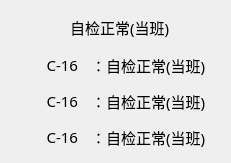
   <widget class="QWidget" name="verticalLayoutWidget_8">
    <property name="geometry">
     <rect>
      <x>1120</x>
      <y>880</y>
      <width>231</width>
      <height>161</height>
     </rect>
    </property>
    <layout class="QVBoxLayout" name="verticalLayout_15">
     <item>
      <layout class="QHBoxLayout" name="horizontalLayout_57">
       <item>
        <spacer name="horizontalSpacer_12">
         <property name="orientation">
          <enum>Qt::Horizontal</enum>
         </property>
         <property name="sizeHint" stdset="0">
          <size>
           <width>40</width>
           <height>20</height>
          </size>
         </property>
        </spacer>
       </item>
       <item>
        <widget class="QLabel" name="label_209">
         <property name="minimumSize">
          <size>
           <width>33</width>
           <height>33</height>
          </size>
         </property>
         <property name="maximumSize">
          <size>
           <width>33</width>
           <height>33</height>
          </size>
         </property>
         <property name="styleSheet">
          <string notr="true">border-image: url(:/img/false.png);</string>
         </property>
         <property name="text">
          <string/>
         </property>
        </widget>
       </item>
       <item>
        <widget class="QLabel" name="label_110">
         <property name="minimumSize">
          <size>
           <width>150</width>
           <height>30</height>
          </size>
         </property>
         <property name="maximumSize">
          <size>
           <width>150</width>
           <height>30</height>
          </size>
         </property>
         <property name="font">
          <font>
           <family>宋体</family>
           <pointsize>11</pointsize>
          </font>
         </property>
         <property name="text">
          <string>自检正常(当班)</string>
         </property>
        </widget>
       </item>
      </layout>
     </item>
     <item>
      <spacer name="verticalSpacer_19">
       <property name="orientation">
        <enum>Qt::Vertical</enum>
       </property>
       <property name="sizeHint" stdset="0">
        <size>
         <width>20</width>
         <height>40</height>
        </size>
       </property>
      </spacer>
     </item>
     <item>
      <layout class="QHBoxLayout" name="horizontalLayout_58">
       <item>
        <widget class="QLabel" name="label_111">
         <property name="minimumSize">
          <size>
           <width>60</width>
           <height>30</height>
          </size>
         </property>
         <property name="maximumSize">
          <size>
           <width>60</width>
           <height>30</height>
          </size>
         </property>
         <property name="font">
          <font>
           <family>宋体</family>
           <pointsize>11</pointsize>
          </font>
         </property>
         <property name="text">
          <string>C-16</string>
         </property>
         <property name="alignment">
          <set>Qt::AlignRight|Qt::AlignTrailing|Qt::AlignVCenter</set>
         </property>
        </widget>
       </item>
       <item>
        <widget class="QLabel" name="label_112">
         <property name="minimumSize">
          <size>
           <width>120</width>
           <height>30</height>
          </size>
         </property>
         <property name="maximumSize">
          <size>
           <width>120</width>
           <height>30</height>
          </size>
         </property>
         <property name="font">
          <font>
           <family>宋体</family>
           <pointsize>11</pointsize>
          </font>
         </property>
         <property name="text">
          <string>：自检正常(当班)</string>
         </property>
        </widget>
       </item>
      </layout>
     </item>
     <item>
      <layout class="QHBoxLayout" name="horizontalLayout_60">
       <item>
        <widget class="QLabel" name="label_115">
         <property name="minimumSize">
          <size>
           <width>60</width>
           <height>30</height>
          </size>
         </property>
         <property name="maximumSize">
          <size>
           <width>60</width>
           <height>30</height>
          </size>
         </property>
         <property name="font">
          <font>
           <family>宋体</family>
           <pointsize>11</pointsize>
          </font>
         </property>
         <property name="text">
          <string>C-16</string>
         </property>
         <property name="alignment">
          <set>Qt::AlignRight|Qt::AlignTrailing|Qt::AlignVCenter</set>
         </property>
        </widget>
       </item>
       <item>
        <widget class="QLabel" name="label_116">
         <property name="minimumSize">
          <size>
           <width>120</width>
           <height>30</height>
          </size>
         </property>
         <property name="maximumSize">
          <size>
           <width>120</width>
           <height>30</height>
          </size>
         </property>
         <property name="font">
          <font>
           <family>宋体</family>
           <pointsize>11</pointsize>
          </font>
         </property>
         <property name="text">
          <string>：自检正常(当班)</string>
         </property>
        </widget>
       </item>
      </layout>
     </item>
     <item>
      <layout class="QHBoxLayout" name="horizontalLayout_59">
       <item>
        <widget class="QLabel" name="label_113">
         <property name="minimumSize">
          <size>
           <width>60</width>
           <height>30</height>
          </size>
         </property>
         <property name="maximumSize">
          <size>
           <width>60</width>
           <height>30</height>
          </size>
         </property>
         <property name="font">
          <font>
           <family>宋体</family>
           <pointsize>11</pointsize>
          </font>
         </property>
         <property name="text">
          <string>C-16</string>
         </property>
         <property name="alignment">
          <set>Qt::AlignRight|Qt::AlignTrailing|Qt::AlignVCenter</set>
         </property>
        </widget>
       </item>
       <item>
        <widget class="QLabel" name="label_114">
         <property name="minimumSize">
          <size>
           <width>120</width>
           <height>30</height>
          </size>
         </property>
         <property name="maximumSize">
          <size>
           <width>120</width>
           <height>30</height>
          </size>
         </property>
         <property name="font">
          <font>
           <family>宋体</family>
           <pointsize>11</pointsize>
          </font>
         </property>
         <property name="text">
          <string>：自检正常(当班)</string>
         </property>
        </widget>
       </item>
      </layout>
     </item>
    </layout>
   </widget>
